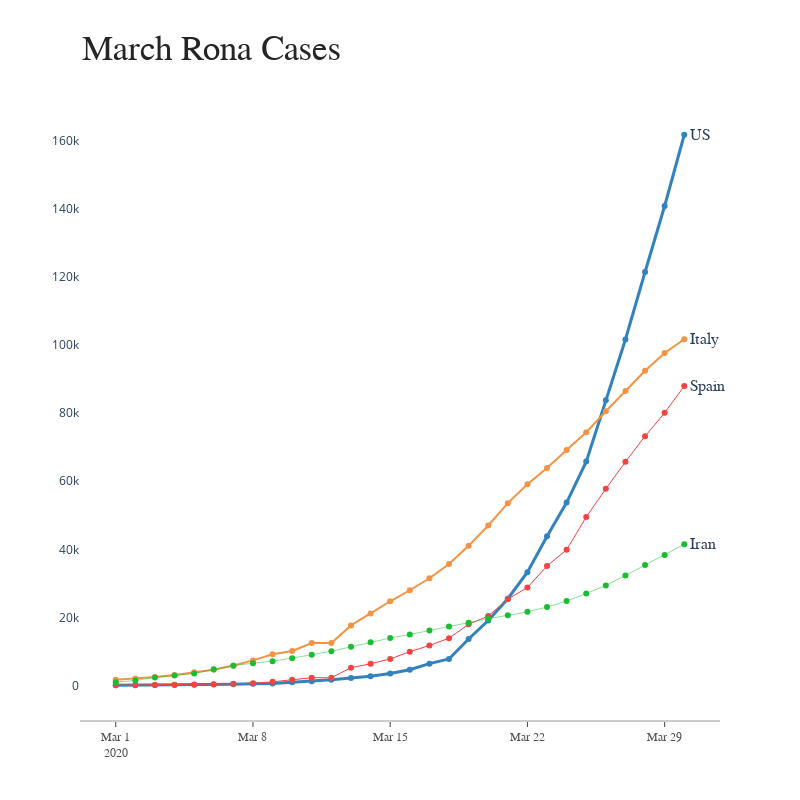

The cell this chart's notebook holds for it:
### Code cell
fig = go.Figure()
labels = fuck.columns[1:5].tolist();
mode_size = [3,2,1, 0.5]
line_size = [3,2,1,0.5]
colors = [ 'rgb(49,130,189)', 'rgb(245, 147, 66)', 'rgb(245, 66, 66)', 'rgb(23, 191, 48)']
for i in range(1,5):
    fig.add_trace(go.Scatter(x = fuck['Dates'], y = fuck.iloc[:,i], mode = 'lines+markers', name = fuck.columns[i], 
                             line = dict(color = colors[i-1], width = line_size[i-1]), connectgaps = True))
    fig.add_trace(go.Scatter(x =[fuck['Dates'][0], fuck['Dates'][29]], 
                            y = [fuck.iloc[:,i][0], fuck.iloc[:,i][29]], mode = 'markers', marker = dict(color=colors[i-1], size= mode_size[i-1])))
    
fig.update_layout(
    xaxis=dict(
        showline=True,
        showgrid=False,
        showticklabels=True,
        linecolor='rgb(204,204,204)',
        linewidth=2,
        ticks='outside', 
        tickfont=dict(
            family='Arial',
            size=12,
            color='rgb(82,82,82)',
        ),
    ),
    yaxis=dict(
        showgrid=True,
        zeroline=False,
        showline=False,
        showticklabels=True,
        ),
    autosize=False,
    width = 800, height = 800,
    showlegend=False,
    plot_bgcolor = 'white'
)

annotations = []

# Adding Labels
for y_trace, label, color in zip(fuck.iloc[:,1:5].values.transpose(), labels, colors):
    annotations.append(dict(xref='paper', x=0.95, y = y_trace[-1],
                                                       xanchor = 'left', yanchor = 'middle', 
                                                       text = label.format(y_trace[-1]), 
                                                        font = dict(family='Arial', size = 16), showarrow = False))
annotations.append(dict(xref='paper', yref='paper', x = 0.0, y = 1.05, xanchor = 'left', yanchor = 'bottom', text = 'March Rona Cases',
                                       font = dict(family = 'Arial', size = 35, color = 'rgb(37,37,37)'), showarrow = False))
fig.update_layout(annotations=annotations)

### Figure 1 — Plotly figure (JSON) as saved in the notebook; plotly's stock layout.template omitted (floating-point values rounded to 4 significant figures)
{"data": [{"connectgaps": true, "line": {"color": "rgb(49,130,189)", "width": 3}, "mode": "lines+markers", "name": "US", "type": "scatter", "x": ["2020-03-01T00:00:00", "2020-03-02T00:00:00", "2020-03-03T00:00:00", "2020-03-04T00:00:00", "2020-03-05T00:00:00", "2020-03-06T00:00:00", "2020-03-07T00:00:00", "2020-03-08T00:00:00", "2020-03-09T00:00:00", "2020-03-10T00:00:00", "2020-03-11T00:00:00", "2020-03-12T00:00:00", "2020-03-13T00:00:00", "2020-03-14T00:00:00", "2020-03-15T00:00:00", "2020-03-16T00:00:00", "2020-03-17T00:00:00", "2020-03-18T00:00:00", "2020-03-19T00:00:00", "2020-03-20T00:00:00", "2020-03-21T00:00:00", "2020-03-22T00:00:00", "2020-03-23T00:00:00", "2020-03-24T00:00:00", "2020-03-25T00:00:00", "2020-03-26T00:00:00", "2020-03-27T00:00:00", "2020-03-28T00:00:00", "2020-03-29T00:00:00", "2020-03-30T00:00:00"], "y": [74, 98, 118, 149, 217, 262, 402, 518, 583, 959, 1281, 1663, 2179, 2727, 3499, 4632, 6421, 7783, 13677, 19100, 25489, 33276, 43847, 53740, 65778, 83836, 101657, 121478, 140886, 161807]}, {"marker": {"color": "rgb(49,130,189)", "size": 3}, "mode": "markers", "type": "scatter", "x": ["2020-03-01T00:00:00", "2020-03-30T00:00:00"], "y": [74, 161807]}, {"connectgaps": true, "line": {"color": "rgb(245, 147, 66)", "width": 2}, "mode": "lines+markers", "name": "Italy", "type": "scatter", "x": ["2020-03-01T00:00:00", "2020-03-02T00:00:00", "2020-03-03T00:00:00", "2020-03-04T00:00:00", "2020-03-05T00:00:00", "2020-03-06T00:00:00", "2020-03-07T00:00:00", "2020-03-08T00:00:00", "2020-03-09T00:00:00", "2020-03-10T00:00:00", "2020-03-11T00:00:00", "2020-03-12T00:00:00", "2020-03-13T00:00:00", "2020-03-14T00:00:00", "2020-03-15T00:00:00", "2020-03-16T00:00:00", "2020-03-17T00:00:00", "2020-03-18T00:00:00", "2020-03-19T00:00:00", "2020-03-20T00:00:00", "2020-03-21T00:00:00", "2020-03-22T00:00:00", "2020-03-23T00:00:00", "2020-03-24T00:00:00", "2020-03-25T00:00:00", "2020-03-26T00:00:00", "2020-03-27T00:00:00", "2020-03-28T00:00:00", "2020-03-29T00:00:00", "2020-03-30T00:00:00"], "y": [1694, 2036, 2502, 3089, 3858, 4636, 5883, 7375, 9172, 10149, 12462, 12462, 17660, 21157, 24747, 27980, 31506, 35713, 41035, 47021, 53578, 59138, 63927, 69176, 74386, 80589, 86498, 92472, 97689, 101739]}, {"marker": {"color": "rgb(245, 147, 66)", "size": 2}, "mode": "markers", "type": "scatter", "x": ["2020-03-01T00:00:00", "2020-03-30T00:00:00"], "y": [1694, 101739]}, {"connectgaps": true, "line": {"color": "rgb(245, 66, 66)", "width": 1}, "mode": "lines+markers", "name": "Spain", "type": "scatter", "x": ["2020-03-01T00:00:00", "2020-03-02T00:00:00", "2020-03-03T00:00:00", "2020-03-04T00:00:00", "2020-03-05T00:00:00", "2020-03-06T00:00:00", "2020-03-07T00:00:00", "2020-03-08T00:00:00", "2020-03-09T00:00:00", "2020-03-10T00:00:00", "2020-03-11T00:00:00", "2020-03-12T00:00:00", "2020-03-13T00:00:00", "2020-03-14T00:00:00", "2020-03-15T00:00:00", "2020-03-16T00:00:00", "2020-03-17T00:00:00", "2020-03-18T00:00:00", "2020-03-19T00:00:00", "2020-03-20T00:00:00", "2020-03-21T00:00:00", "2020-03-22T00:00:00", "2020-03-23T00:00:00", "2020-03-24T00:00:00", "2020-03-25T00:00:00", "2020-03-26T00:00:00", "2020-03-27T00:00:00", "2020-03-28T00:00:00", "2020-03-29T00:00:00", "2020-03-30T00:00:00"], "y": [84, 120, 165, 222, 259, 400, 500, 673, 1073, 1695, 2277, 2277, 5232, 6391, 7798, 9942, 11748, 13910, 17963, 20410, 25374, 28768, 35136, 39885, 49515, 57786, 65719, 73235, 80110, 87956]}, {"marker": {"color": "rgb(245, 66, 66)", "size": 1}, "mode": "markers", "type": "scatter", "x": ["2020-03-01T00:00:00", "2020-03-30T00:00:00"], "y": [84, 87956]}, {"connectgaps": true, "line": {"color": "rgb(23, 191, 48)", "width": 0.5}, "mode": "lines+markers", "name": "Iran", "type": "scatter", "x": ["2020-03-01T00:00:00", "2020-03-02T00:00:00", "2020-03-03T00:00:00", "2020-03-04T00:00:00", "2020-03-05T00:00:00", "2020-03-06T00:00:00", "2020-03-07T00:00:00", "2020-03-08T00:00:00", "2020-03-09T00:00:00", "2020-03-10T00:00:00", "2020-03-11T00:00:00", "2020-03-12T00:00:00", "2020-03-13T00:00:00", "2020-03-14T00:00:00", "2020-03-15T00:00:00", "2020-03-16T00:00:00", "2020-03-17T00:00:00", "2020-03-18T00:00:00", "2020-03-19T00:00:00", "2020-03-20T00:00:00", "2020-03-21T00:00:00", "2020-03-22T00:00:00", "2020-03-23T00:00:00", "2020-03-24T00:00:00", "2020-03-25T00:00:00", "2020-03-26T00:00:00", "2020-03-27T00:00:00", "2020-03-28T00:00:00", "2020-03-29T00:00:00", "2020-03-30T00:00:00"], "y": [978, 1501, 2336, 2922, 3513, 4747, 5823, 6566, 7161, 8042, 9000, 10075, 11364, 12729, 13938, 14991, 16169, 17361, 18407, 19644, 20610, 21638, 23049, 24811, 27017, 29406, 32332, 35408, 38309, 41495]}, {"marker": {"color": "rgb(23, 191, 48)", "size": 0.5}, "mode": "markers", "type": "scatter", "x": ["2020-03-01T00:00:00", "2020-03-30T00:00:00"], "y": [978, 41495]}], "layout": {"annotations": [{"font": {"family": "Arial", "size": 16}, "showarrow": false, "text": "US", "x": 0.95, "xanchor": "left", "xref": "paper", "y": 161807, "yanchor": "middle"}, {"font": {"family": "Arial", "size": 16}, "showarrow": false, "text": "Italy", "x": 0.95, "xanchor": "left", "xref": "paper", "y": 101739, "yanchor": "middle"}, {"font": {"family": "Arial", "size": 16}, "showarrow": false, "text": "Spain", "x": 0.95, "xanchor": "left", "xref": "paper", "y": 87956, "yanchor": "middle"}, {"font": {"family": "Arial", "size": 16}, "showarrow": false, "text": "Iran", "x": 0.95, "xanchor": "left", "xref": "paper", "y": 41495, "yanchor": "middle"}, {"font": {"color": "rgb(37,37,37)", "family": "Arial", "size": 35}, "showarrow": false, "text": "March Rona Cases", "x": 0, "xanchor": "left", "xref": "paper", "y": 1.05, "yanchor": "bottom", "yref": "paper"}], "autosize": false, "height": 800, "plot_bgcolor": "white", "showlegend": false, "width": 800, "xaxis": {"linecolor": "rgb(204,204,204)", "linewidth": 2, "showgrid": false, "showline": true, "showticklabels": true, "tickfont": {"color": "rgb(82,82,82)", "family": "Arial", "size": 12}, "ticks": "outside"}, "yaxis": {"showgrid": true, "showline": false, "showticklabels": true, "zeroline": false}}}
